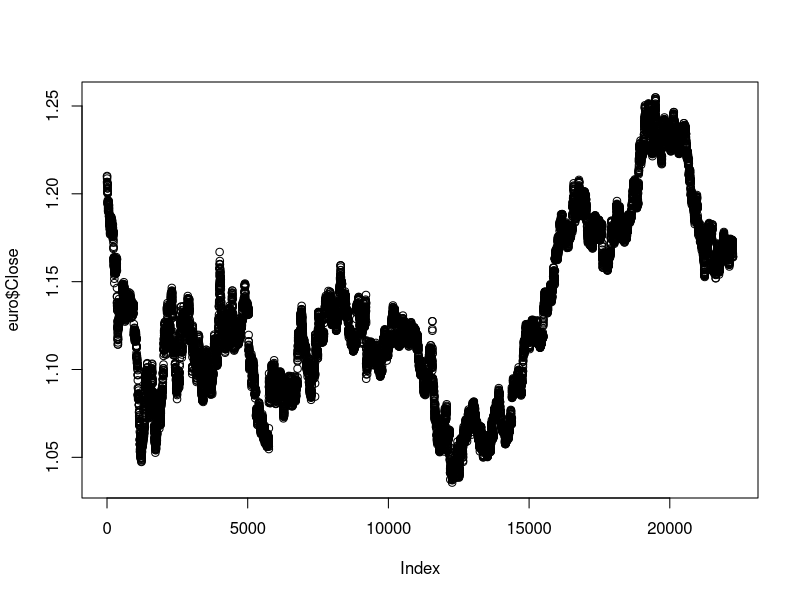
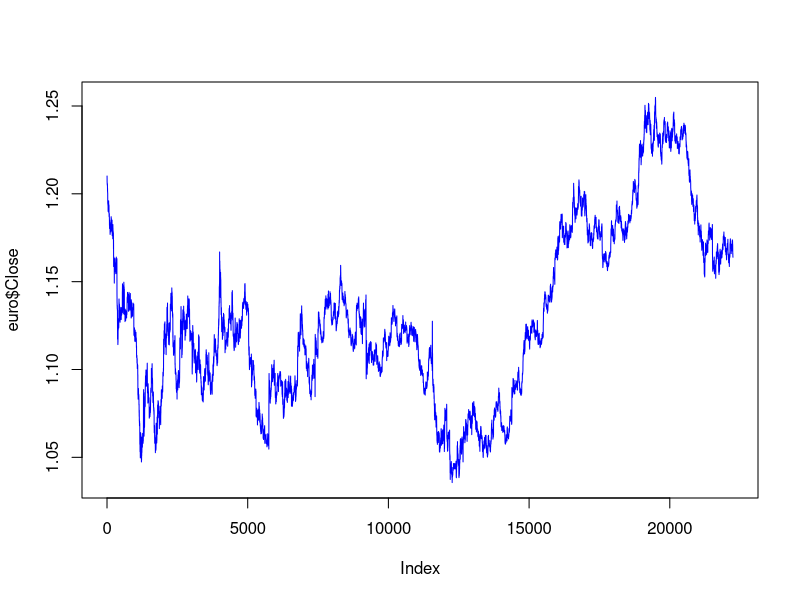
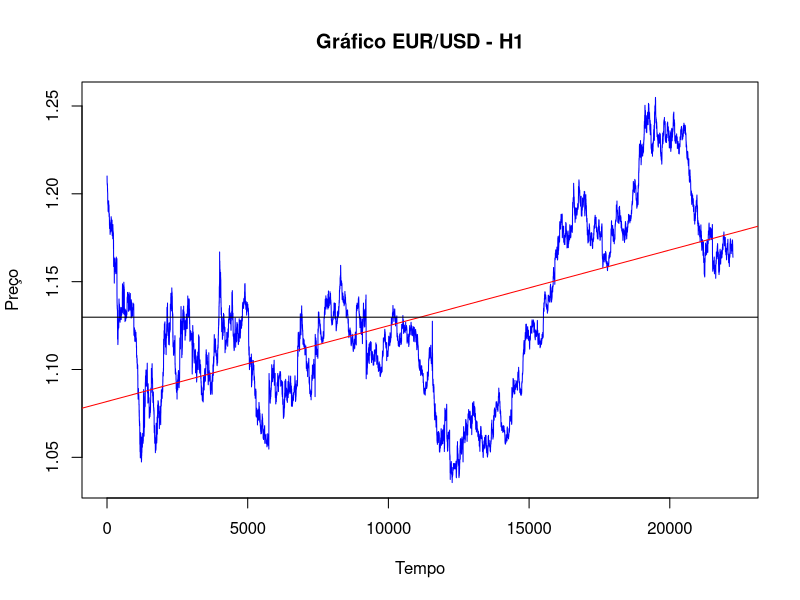

Reproduce these figures in R, in order.
########################
# Construindo Gráficos #
########################

# Pacotes e libraries
# ggplot2
# quantmod
library(data.table)

# Carregando um arquivo
euro <- fread("./dados/eurusd_h1.csv", header = T, sep = ";")
class(euro)

# Plotando um gráfico
plot(euro$Close)
plot(euro$Close, col = "blue", type = "l")
plot(euro$Close, col = "blue", type = "l",
     main = "Gráfico EUR/USD - H1",
     xlab = "Tempo",
     ylab = "Preço")


# Tendência
x <- 1:nrow(euro)
abline(lm(euro$Close ~ x), col = "red")
abline(h = mean(euro$Close), col = "black")
